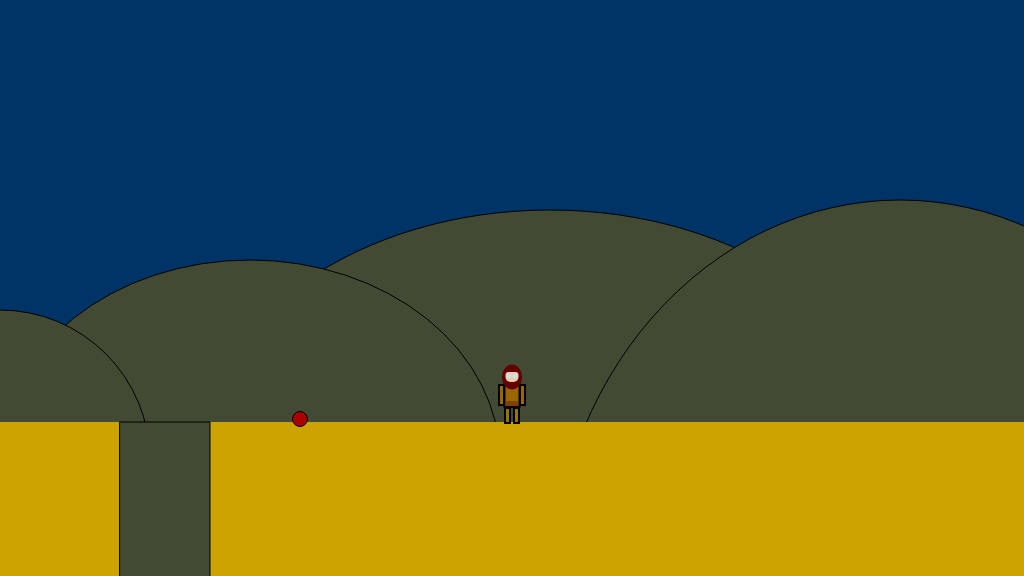
Frame 1 (no input)
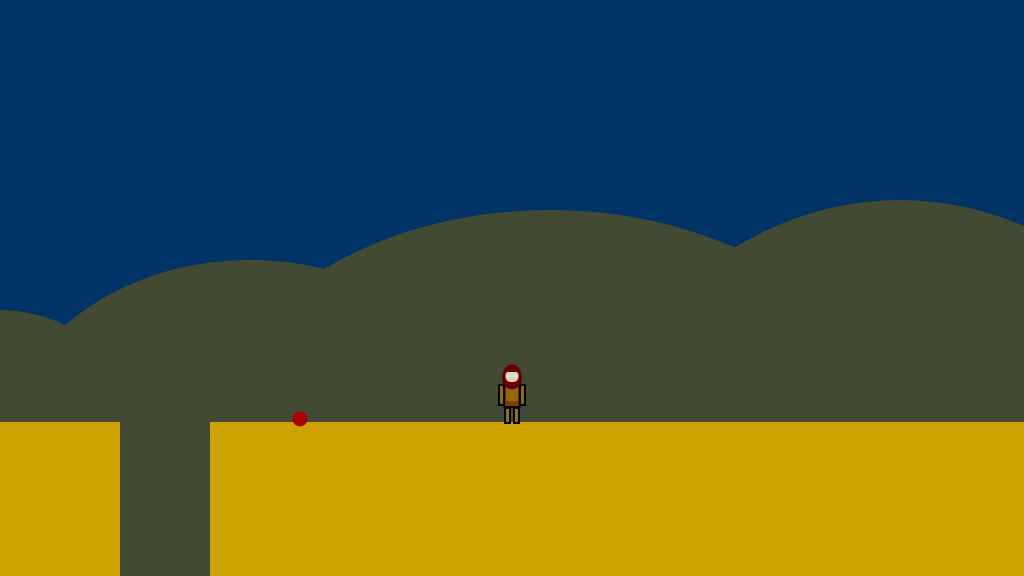
Frame 60 (no input)
Frame 120 (the mouse pressed at the canvas centre since frame 60): identical to frame 60, image omitted

The p5.js sketch that drew these frames (run headless with seeded random() and noise() and a simulated clock; from frame 60 on, the mouse is pressed at the canvas centre):

// p5.js sketch
// ── sketch.js
/*

The Game Project

Week 3

Game interaction

*/


var gameChar_x;
var gameChar_y;
var floorPos_y;

var isLeft;
var isRight;
var isFalling;
var isPlummeting;
var collectable;
var canyon;

var isLeft = false;
var isRight = false;
var isFalling = false;
var isPlummeting = false;


function setup()
{
	createCanvas(1024, 576);
	floorPos_y = height * 3/4;
	gameChar_x = width/2;
	gameChar_y = floorPos_y;
    
    collectable = {
        x_pos: 300, 
        y_pos: 419,
        size: 50,
        isFound:false
    }
     canyon = {
        x_pos: 120, 
        y_pos:floorPos_y -10,
        width: 90,
        height: 170
    }
}

function draw()
{

	///////////DRAWING CODE//////////

	background(0, 51, 102); //fill the sky blue
    fill(66,74,51)
    ellipse(550,460,700,500)
    ellipse(250,460,500,400)
    ellipse(900,600,700,800)
    ellipse(0,460,300,300)
    

    push()
	noStroke();
	fill(204, 163, 0);
	rect(0, floorPos_y -10, width, height - floorPos_y + 10); //draw some green ground
    pop()
    
    
    if(dist(gameChar_x, gameChar_y, collectable.x_pos, collectable.y_pos) <= 20){
        collectable.isFound = true;
    }
    
    
    if (collectable.isFound == false){
        ///collectable icon
        fill(170,0,0);
       ellipse(collectable.x_pos, collectable.y_pos, 15, 15)

    }
//	draw the canyon
    fill(66,74,51);
	rect(canyon.x_pos,canyon.y_pos,canyon.width,canyon.height);

	//the game character
	if(isLeft && isFalling)
	{
        strokeWeight(2);
        stroke(0,0,0);
        fill(153, 102, 0);
        push()
        translate(gameChar_x+1,gameChar_y-42)
        rect(0,0,14,5);
        noStroke();
        pop()
        strokeWeight(2);
        stroke(0,0,0);
        fill(153,115,0);
        push();
        translate(gameChar_x+2,gameChar_y-28);
        rect(0,0,15,5);
        pop()
        strokeWeight(2);
        stroke(0,0,0);
        fill(153, 102, 0);
        rect(gameChar_x-5,gameChar_y-50,10,25);   
        fill(153, 102, 0);
        strokeWeight(2)
        stroke(0,0,0);
        push();
        translate(gameChar_x-14,gameChar_y-42)
        rect(0,0,14,5);
        noStroke();
        pop()
        fill(128, 64, 0);
        rect(gameChar_x-4.5,gameChar_y-31.5,9,5);
        fill(153, 102, 0);
        push();
        translate(gameChar_x-17,gameChar_y-28);
        rect(0,0,15,5);
        pop();
        noStroke();
        fill(100, 0, 0 );
        ellipse(gameChar_x,gameChar_y-53,18,23);
        fill(245, 203, 167);
        rect(gameChar_x-9,gameChar_y-58,13,10,3,3,5,8);
        fill(179, 237, 255);
        ellipse(gameChar_x-4,gameChar_y-54,5,4);

	}
	else if(isRight && isFalling)
	{
		fill(153, 102, 0);
        strokeWeight(2)
        stroke(0,0,0);
        push();
        translate(gameChar_x-14,gameChar_y-42)
        rect(0,0,14,5);
        noStroke();
        pop()
        push();
        translate(gameChar_x-17,gameChar_y-28);
        rect(0,0,15,5);
        pop();
        strokeWeight(2);
        stroke(0,0,0);
        fill(153, 102, 0);
        rect(gameChar_x-5,gameChar_y-50,10,25);
        push()
        translate(gameChar_x+1,gameChar_y-42)
        rect(0,0,14,5);
        noStroke();
        pop()
        fill(128, 64, 0);
        rect(gameChar_x-4.5,gameChar_y-31.5,9,5);
        strokeWeight(2);
        stroke(0,0,0);
        fill(153,115,0);
        push();
        translate(gameChar_x+2,gameChar_y-28);
        rect(0,0,15,5);
        pop()
        noStroke();
        fill(100, 0, 0 );
        ellipse(gameChar_x,gameChar_y-53,18,23);
        fill(245, 203, 167);
        rect(gameChar_x-4,gameChar_y-59,13,10,3,3,5,8);
        fill(179, 237, 255);
        ellipse(gameChar_x+4,gameChar_y-54,5,4);


	}
	else if(isLeft)
	{
        push()
        translate(gameChar_x+2,gameChar_y-45)
        rotate(70)
        rect(0,0,14,5);
        noStroke();
        pop()
        strokeWeight(2);
        stroke(0,0,0);
        fill(153,115,0);
        push();
        translate(gameChar_x-2,gameChar_y-25);
        rotate(200)
        rect(0,0,5,15);
        pop()
        strokeWeight(2);
        stroke(0,0,0);
        fill(153, 102, 0);
        rect(gameChar_x-5,gameChar_y-50,10,25);
        fill(153, 102, 0);
        strokeWeight(2)
        stroke(0,0,0);
        push();
        translate(gameChar_x-1,gameChar_y-42)
        rotate(40);
        rect(0,0,14,5);
        noStroke();
        pop()
        fill(128, 64, 0);
        rect(gameChar_x-4.5,gameChar_y-31.5,9,5);
        fill(153,115,0)
        push();
        translate(gameChar_x-2,gameChar_y-30);
        rotate(340)
        rect(0,0,5,15);
        pop();
        noStroke();
        fill(100, 0, 0 );
        ellipse(gameChar_x,gameChar_y-53,18,23);
        fill(245, 203, 167);
        rect(gameChar_x-9,gameChar_y-59,10,10,3,3,15,4);
        fill(179, 237, 255);
        ellipse(gameChar_x-4,gameChar_y-54,5,4);

	}
	else if(isRight)
	{
		fill(153, 102, 0);
        strokeWeight(2)
        stroke(0,0,0);
        push();
        translate(gameChar_x-1,gameChar_y-42)
        rotate(40);
        rect(0,0,14,5);
        noStroke();
        pop()
        push();
        translate(gameChar_x-2,gameChar_y-30);
        rotate(340)
        rect(0,0,5,15);
        pop();
        strokeWeight(2);
        stroke(0,0,0);
        fill(153, 102, 0);
        rect(gameChar_x-5,gameChar_y-50,10,25);
        push()
        translate(gameChar_x+2,gameChar_y-45)
        rotate(70)
        rect(0,0,14,5);
        noStroke();
        pop()
        fill(128, 64, 0);
        rect(gameChar_x-4.5,gameChar_y-31.5,9,5);
        strokeWeight(2);
        stroke(0,0,0);
        fill(153,115,0);
        push();
        translate(gameChar_x-2,gameChar_y-25);
        rotate(200)
        rect(0,0,5,15);
        pop()
        noStroke();
        fill(100, 0, 0 );
        ellipse(gameChar_x,gameChar_y-53,18,23);
        fill(245, 203, 167);
        rect(gameChar_x-2.5,gameChar_y-58,12,10,3,3,5,8);
        fill(179, 237, 255);
        ellipse(gameChar_x+4,gameChar_y-54,5,4);


	}
	else if(isFalling || isPlummeting)
	{
		strokeWeight(2);
        stroke(0,0,0);
        fill(153, 102, 0);
        rect(gameChar_x-7.5,gameChar_y-50,15,25);
        fill(153, 102, 0);
        rect(gameChar_x-22,gameChar_y-47,14,5);
        fill(153, 102, 0);
        rect(gameChar_x+8,gameChar_y-47,14,5);
        noStroke();
        fill(128, 64, 0);
        rect(gameChar_x-6.5,gameChar_y-31,12.8,5);
        strokeWeight(2);
        stroke(0,0,0);
        fill(153,115,0);
        rect(gameChar_x-7,gameChar_y-24,5,15);
        rect(gameChar_x+2,gameChar_y-24,5,15);
        noStroke();
        fill(100, 0, 0 );
        ellipse(gameChar_x,gameChar_y-55,20,25,3,3,0,0);
        fill(245, 203, 167);
        rect(gameChar_x-6.5,gameChar_y-60,13,10,3,3,6,6);
        fill(179, 237, 255);
        ellipse(gameChar_x-3,gameChar_y-56,5,4);
        ellipse(gameChar_x+3,gameChar_y-56,5,4);

	}
	else
        //chrachter face forwards
	{
		strokeWeight(2);
        stroke(0,0,0);
        fill(153, 102, 0);
        rect(gameChar_x-7.5,gameChar_y-50,15,25);
        fill(153, 102, 0);
        rect(gameChar_x-13,gameChar_y-47,5,20);
        fill(153, 102, 0);
        rect(gameChar_x+8,gameChar_y-47,5,20);
        noStroke();
        fill(128, 64, 0);
        rect(gameChar_x-6.5,gameChar_y-31,12.8,5);
        strokeWeight(2);
        stroke(0,0,0);
        fill(153,115,0);
        rect(gameChar_x-7,gameChar_y-24,5,15);
        rect(gameChar_x+2,gameChar_y-24,5,15);
        noStroke();
        fill(100, 0, 0 );
        ellipse(gameChar_x,gameChar_y-55,20,25);
        fill(245, 203, 167);
        rect(gameChar_x-6.5,gameChar_y-60,13,10,3,3,6,6);
        fill(179, 237, 255);
        ellipse(gameChar_x-3,gameChar_y-56,5,4);
        ellipse(gameChar_x+3,gameChar_y-56,5,4);

	}

	///////////INTERACTION CODE//////////
	//Put conditional statements to move the game character below here
    if (isRight == true){
        gameChar_x += 5;
    }    
    

    
    if (isLeft == true){
        gameChar_x -= 5;
    }
    if (gameChar_y < floorPos_y){
        gameChar_y += 5
    }

    
    if ((gameChar_x > canyon.x_pos) && (gameChar_x < canyon.width+canyon.x_pos) && (gameChar_y >= floorPos_y)){
        isPlummeting = true
    }
    if (isPlummeting == true){
        gameChar_y += 10
    }
}



function keyPressed()
{
	//open up the console to see how these work

    if (keyCode == 39){
        isRight = true;
    }
    if (keyCode == 37){
        isLeft = true;
    }
    
    if (keyCode == 32 && gameChar_y == floorPos_y) {
    	gameChar_y -= 120 
       
    }
    
}

function keyReleased()
{   

    if(keyCode == 32){
        isPlummeting = false;
    }
    
    if (keyCode == 39){
        isRight = false
    }    
    
    if (keyCode == 37){
        isLeft = false
    }
	// if statements to control the animation of the character when
	// keys are released.


}
